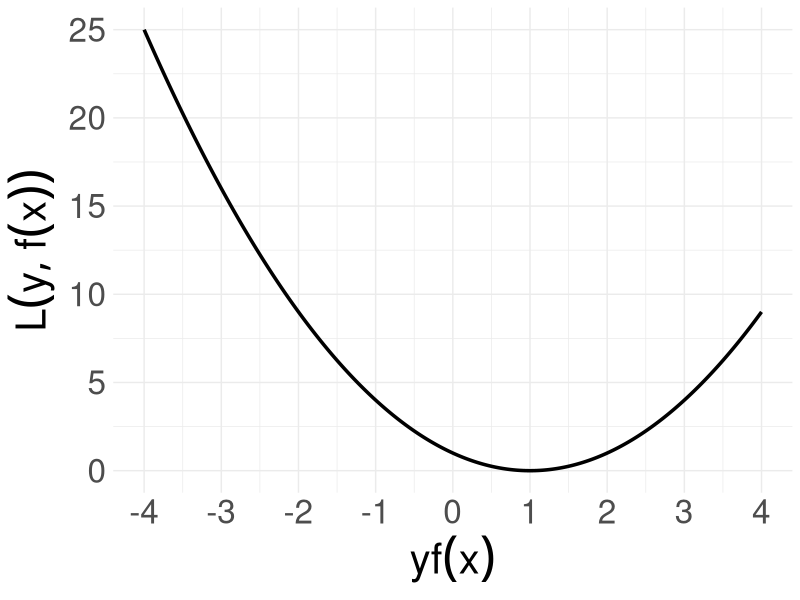

Write R code to recreate this figure. (Note: this script raises an error after producing the figure.)
# ------------------------------------------------------------------------------
# FIG: SQUARED LOSS ON SCORES
# ------------------------------------------------------------------------------

library(ggplot2)

# DATA -------------------------------------------------------------------------

x <- seq(-4L, 4L, by = 0.01)
y <- (1 - x)^2

# PLOTS ------------------------------------------------------------------------

p <- ggplot2::ggplot(data.frame(x, y), aes(x = x, y = y)) + 
  geom_line(size = 1.2) +
  scale_x_continuous(breaks = seq(-4L, 4L)) +
  xlab(expression(yf(x))) +
  ylab(expression(L(y, f(x)))) + 
  theme_minimal() +
  theme(text = element_text(size = 30L))

ggplot2::ggsave(
  "../figure/plot_loss_squared_scores.png", 
  p, 
  height = 4L, 
  width = 12L)
